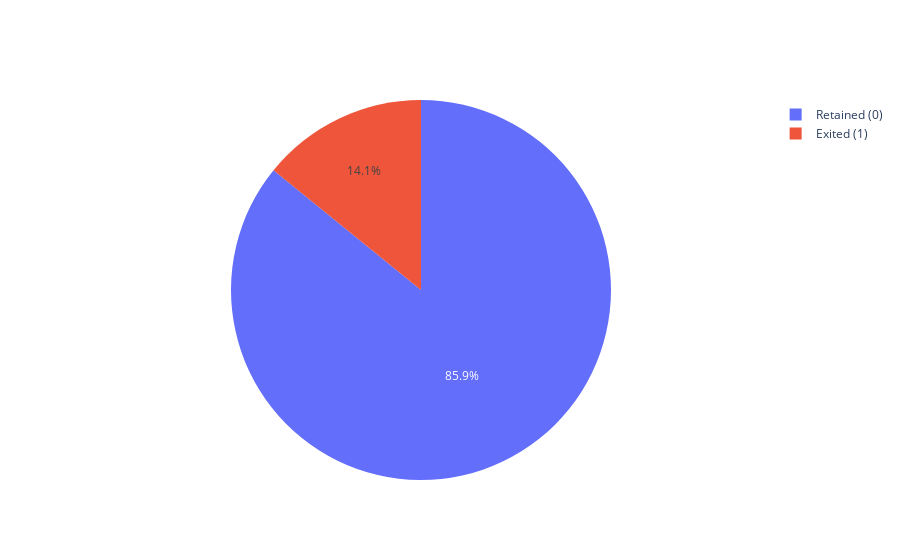

Here is the notebook cell this chart was saved with:
### Code cell
# Plot pie Chart to get the information about the percentage of Telecom Customers churning using Plotly histogram

import plotly.graph_objects as go
fig = go.Figure(data = [go.Pie(labels = ['Retained (0)', 'Exited (1)'],values = telecom_df['class'].value_counts())])
fig.show()

### Figure 1 — Plotly figure (JSON) as saved in the notebook; plotly's stock layout.template omitted (floating-point values rounded to 4 significant figures)
{"data": [{"labels": ["Retained (0)", "Exited (1)"], "type": "pie", "values": [4293, 707]}], "layout": {}}
